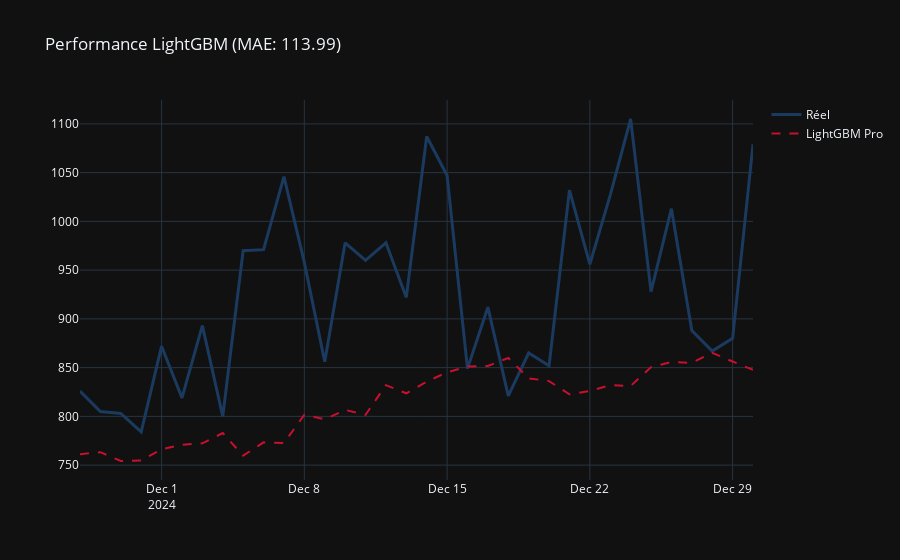

This figure's notebook cell:
### Code cell
# Évaluation et Visualisation
preds = best_lgbm.predict(X_test)
mae = mean_absolute_error(y_test, preds)
print(f"\nMAE SUR TEST (Décembre) : {mae:.2f}")

fig = px.line(title=f"Performance LightGBM (MAE: {mae:.2f})")
fig.add_scatter(x=y_test.index, y=y_test, name="Réel", line=dict(color="#1a3a5f", width=3))
fig.add_scatter(x=y_test.index, y=preds, name="LightGBM Pro", line=dict(color="#c8102e", dash="dash"))
fig.update_layout(template="plotly_dark")
fig.show()
